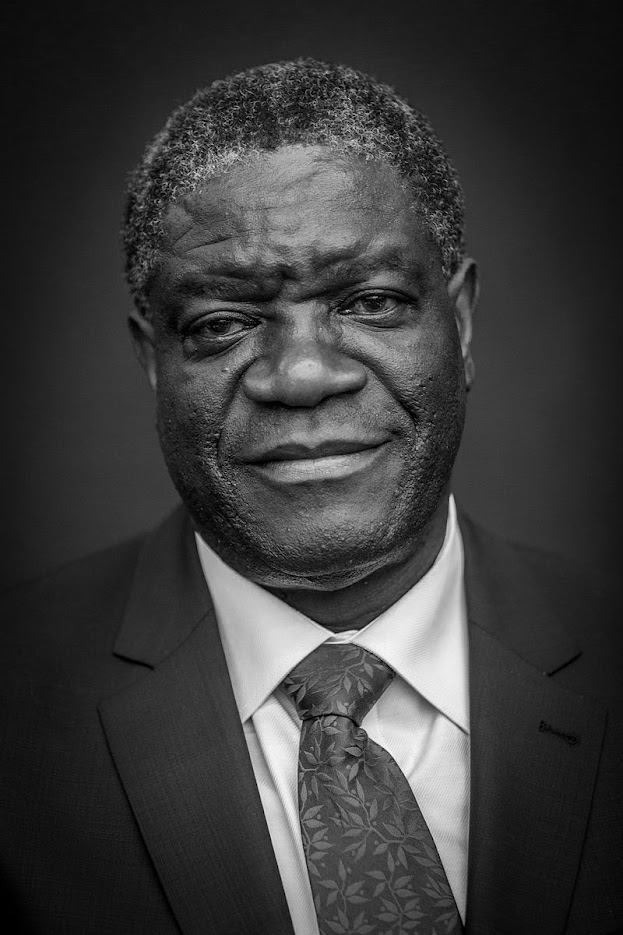
#> input picture 11 ML/Day 14/Denis_Mukwege.jpg, 623 x 935 px
$ jupyter execute --allow-errors face_detection_opencv.ipynb
#> lines starting #> are read from the running program, lines starting #| are printed output that depends on the picture; after the words box and inside, x2 and y2 are one past the last pixel; in counts of white or black regions, pixels touching at a corner belong together
[cell 1]
import numpy as numpy
import cv2
import matplotlib.pyplot as plt

[cell 2]
denis = cv2.imread('Denis_Mukwege.jpg', 0)
#> denis is the input picture: shape (935, 623); min 0, max 254, mean 58.9
plt.figure(figsize=(5,5))
plt.imshow(denis, cmap='gray')

[cell 3]
face_cascade = cv2.CascadeClassifier('haarcascade_frontalface_default.xml')

[cell 4]
face_rects = face_cascade.detectMultiScale(denis)
#> face_rects = [[104, 160, 385, 385]]
face_rects #x,y,w,h
#> Out = [[104, 160, 385, 385]]

[cell 5]
deniscopy = denis.copy()
for (x,y,w,h) in face_rects:
  cv2.rectangle(denis, (x,y), (x+w,y+h), (255,255,255), 5)
#> this loop made 1 pass
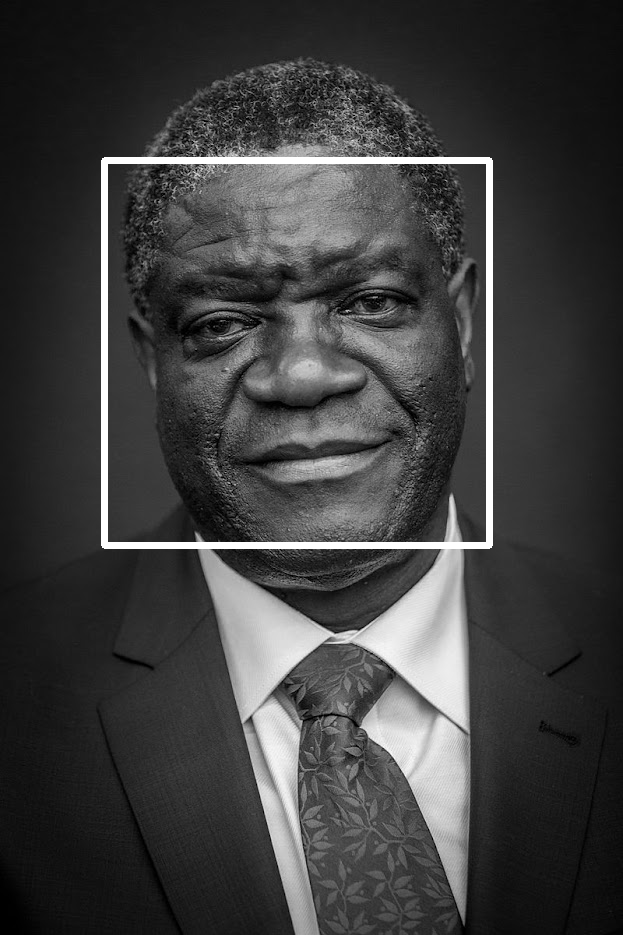
#> denis: shape (935, 623); 1.85% of pixels changed, all inside (x1, y1, x2, y2) = (101, 157, 493, 549)
plt.imshow(deniscopy, cmap='gray')

[cell 6]
group = cv2.imread('group.jpg')
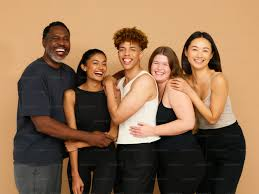
#> input picture 11 ML/Day 14/group.jpg, 259 x 194 px
#> group is the input picture: shape (194, 259, 3); mean B, G, R 80.8, 109, 141
plt.figure(figsize=(5,5))
plt.imshow(group)

face_rects = face_cascade.detectMultiScale(group)
#> face_rects = [[113, 39, 28, 28], [185, 39, 28, 28], [86, 53, 27, 27], [148, 54, 26, 26]]
print(face_rects)
#| [[113  39  28  28]
#|  [185  39  28  28]
#|  [ 86  53  27  27]
#|  [148  54  26  26]]

groupcopy = group.copy()
for x,y,w,h in face_rects:
  cv2.rectangle(groupcopy, (x,y), (x+w,y+h), (255,255,255), 2)
#> this loop made 4 passes
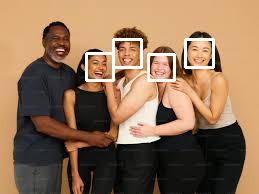
#> groupcopy: shape (194, 259, 3); 2.47% of pixels changed, all inside (x1, y1, x2, y2) = (85, 38, 215, 82)
plt.imshow(groupcopy)
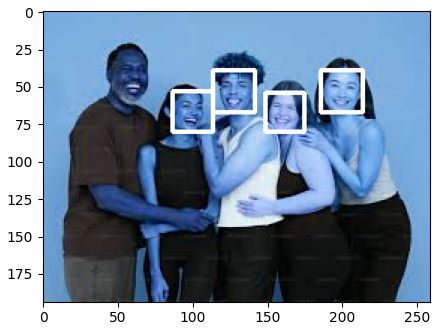
#> figure drawn by matplotlib, 1 panel; B, G, R data is drawn as R, G, B

[cell 7]
group_contour = cv2.imread('group.jpg')
plt.figure(figsize=(5,5))
plt.imshow(group_contour)

gray_group = cv2.cvtColor(group_contour, cv2.COLOR_BGR2RGB)

edges = cv2.Canny(gray_group, 50, 200)
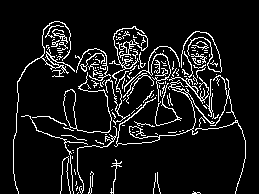
#> edges: shape (194, 259); 9% white in thin lines or dots, all inside (x1, y1, x2, y2) = (13, 21, 246, 194)

contours, hierarchy = cv2.findContours(edges, cv2.RETR_EXTERNAL, cv2.CHAIN_APPROX_SIMPLE)
#> contours = 144 contours, 129 with area under 20; largest, box (x1, y1, x2, y2) and area: (63, 72, 112, 133) 358, (114, 80, 215, 147) 92, (13, 21, 75, 194) 86, (169, 77, 209, 104) 77, (109, 26, 145, 84) 46

# Draw contours on the original color image
# -1 means draw all contours
cv2.drawContours(group_contour, contours, -1, (0,255,0), 1)
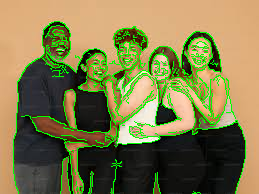
#> group_contour: shape (194, 259, 3); 8.98% of pixels changed, all inside (x1, y1, x2, y2) = (13, 21, 246, 194)

plt.figure(figsize=(8,8))
plt.imshow(group_contour)

[cell 8]
group = cv2.imread('group.jpg')
plt.figure(figsize=(5,5))
plt.imshow(group)

face_rects = face_cascade.detectMultiScale(group, scaleFactor=1.2, minNeighbors=5)
#> face_rects = [[114, 39, 27, 27], [185, 39, 29, 29], [149, 54, 25, 25]]
print(face_rects)
#| [[114  39  27  27]
#|  [185  39  29  29]
#|  [149  54  25  25]]

groupcopy = group.copy()
for x,y,w,h in face_rects:
  cv2.rectangle(groupcopy, (x,y), (x+w,y+h), (255,255,255), 2)
#> this loop made 3 passes
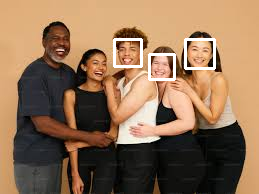
#> groupcopy: shape (194, 259, 3); 1.91% of pixels changed, all inside (x1, y1, x2, y2) = (113, 38, 216, 81)
plt.imshow(groupcopy)
#> figure, not shown here; B, G, R data is drawn as R, G, B

[cell 9]
secondgroup = cv2.imread('2ndgroup.jpg')
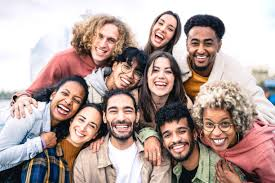
#> input picture 11 ML/Day 14/2ndgroup.jpg, 275 x 183 px
#> secondgroup is the input picture: shape (183, 275, 3); mean B, G, R 156.2, 161.2, 181.5
plt.figure(figsize=(5,5))
plt.imshow(secondgroup)

face_rects = face_cascade.detectMultiScale(secondgroup, scaleFactor=1.2, minNeighbors=5)
#> face_rects = [[144, 57, 35, 35], [179, 24, 47, 47], [100, 94, 42, 42], [198, 109, 41, 41], [156, 119, 37, 37]]
print(face_rects)
#| [[144  57  35  35]
#|  [179  24  47  47]
#|  [100  94  42  42]
#|  [198 109  41  41]
#|  [156 119  37  37]]

secondgroupcopy = secondgroup.copy()
for x,y,w,h in face_rects:
  cv2.rectangle(secondgroupcopy, (x,y), (x+w,y+h), (255,255,255), 2)
#> this loop made 5 passes
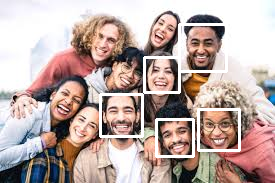
#> secondgroupcopy: shape (183, 275, 3); 4.64% of pixels changed, all inside (x1, y1, x2, y2) = (99, 23, 241, 158)
plt.imshow(secondgroupcopy)
#> figure, not shown here; B, G, R data is drawn as R, G, B
